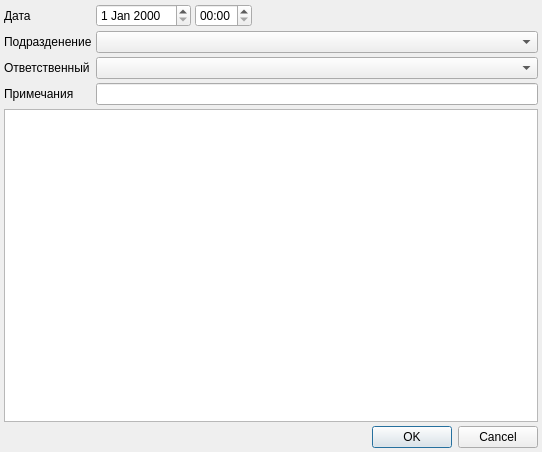
<?xml version="1.0" encoding="UTF-8"?>
<ui version="4.0">
 <class>FinTransferDialog</class>
 <widget class="QDialog" name="FinTransferDialog">
  <property name="geometry">
   <rect>
    <x>0</x>
    <y>0</y>
    <width>542</width>
    <height>452</height>
   </rect>
  </property>
  <property name="windowTitle">
   <string>Акт изменения типа финансирования ЛСиИМН</string>
  </property>
  <layout class="QGridLayout" name="gridLayout">
   <property name="margin">
    <number>4</number>
   </property>
   <property name="spacing">
    <number>4</number>
   </property>
   <item row="0" column="0">
    <widget class="QLabel" name="lblDate">
     <property name="sizePolicy">
      <sizepolicy hsizetype="Maximum" vsizetype="Preferred">
       <horstretch>0</horstretch>
       <verstretch>0</verstretch>
      </sizepolicy>
     </property>
     <property name="text">
      <string>Дата</string>
     </property>
     <property name="buddy">
      <cstring>edtDate</cstring>
     </property>
    </widget>
   </item>
   <item row="0" column="1">
    <widget class="CDateEdit" name="edtDate">
     <property name="sizePolicy">
      <sizepolicy hsizetype="Maximum" vsizetype="Fixed">
       <horstretch>0</horstretch>
       <verstretch>0</verstretch>
      </sizepolicy>
     </property>
    </widget>
   </item>
   <item row="0" column="2">
    <widget class="QTimeEdit" name="edtTime">
     <property name="sizePolicy">
      <sizepolicy hsizetype="Maximum" vsizetype="Fixed">
       <horstretch>0</horstretch>
       <verstretch>0</verstretch>
      </sizepolicy>
     </property>
     <property name="displayFormat">
      <string>HH:mm</string>
     </property>
    </widget>
   </item>
   <item row="1" column="0">
    <widget class="QLabel" name="lblSupplier">
     <property name="sizePolicy">
      <sizepolicy hsizetype="Maximum" vsizetype="Preferred">
       <horstretch>0</horstretch>
       <verstretch>0</verstretch>
      </sizepolicy>
     </property>
     <property name="text">
      <string>Подразденение</string>
     </property>
     <property name="buddy">
      <cstring>cmbSupplier</cstring>
     </property>
    </widget>
   </item>
   <item row="1" column="1" colspan="3">
    <widget class="CStorageComboBox" name="cmbSupplier">
     <property name="sizePolicy">
      <sizepolicy hsizetype="Expanding" vsizetype="Fixed">
       <horstretch>0</horstretch>
       <verstretch>0</verstretch>
      </sizepolicy>
     </property>
    </widget>
   </item>
   <item row="3" column="0">
    <widget class="QLabel" name="lblNote">
     <property name="text">
      <string>Примечания</string>
     </property>
     <property name="buddy">
      <cstring>edtNote</cstring>
     </property>
    </widget>
   </item>
   <item row="3" column="1" colspan="3">
    <widget class="QLineEdit" name="edtNote"/>
   </item>
   <item row="4" column="0" colspan="4">
    <widget class="CInDocTableView" name="tblItems">
     <property name="sizePolicy">
      <sizepolicy hsizetype="Preferred" vsizetype="Expanding">
       <horstretch>0</horstretch>
       <verstretch>0</verstretch>
      </sizepolicy>
     </property>
    </widget>
   </item>
   <item row="5" column="0" colspan="4">
    <widget class="QDialogButtonBox" name="buttonBox">
     <property name="orientation">
      <enum>Qt::Horizontal</enum>
     </property>
     <property name="standardButtons">
      <set>QDialogButtonBox::Cancel|QDialogButtonBox::Ok</set>
     </property>
    </widget>
   </item>
   <item row="2" column="1" colspan="3">
    <widget class="CPersonComboBoxEx" name="cmbSupplierPerson">
     <property name="sizePolicy">
      <sizepolicy hsizetype="Expanding" vsizetype="Fixed">
       <horstretch>0</horstretch>
       <verstretch>0</verstretch>
      </sizepolicy>
     </property>
    </widget>
   </item>
   <item row="2" column="0">
    <widget class="QLabel" name="lblSupplierPerson">
     <property name="text">
      <string>Ответственный</string>
     </property>
     <property name="buddy">
      <cstring>cmbSupplierPerson</cstring>
     </property>
    </widget>
   </item>
  </layout>
 </widget>
 <customwidgets>
  <customwidget>
   <class>CDateEdit</class>
   <extends>QDateEdit</extends>
   <header>library/DateEdit.h</header>
  </customwidget>
  <customwidget>
   <class>CStorageComboBox</class>
   <extends>QComboBox</extends>
   <header>Orgs/OrgStructComboBoxes.h</header>
  </customwidget>
  <customwidget>
   <class>CInDocTableView</class>
   <extends>QTableView</extends>
   <header>library/InDocTable.h</header>
  </customwidget>
  <customwidget>
   <class>CPersonComboBoxEx</class>
   <extends>QComboBox</extends>
   <header>Orgs/PersonComboBoxEx.h</header>
  </customwidget>
 </customwidgets>
 <tabstops>
  <tabstop>edtDate</tabstop>
  <tabstop>edtTime</tabstop>
  <tabstop>cmbSupplier</tabstop>
  <tabstop>cmbSupplierPerson</tabstop>
  <tabstop>edtNote</tabstop>
  <tabstop>tblItems</tabstop>
  <tabstop>buttonBox</tabstop>
 </tabstops>
 <resources/>
 <connections>
  <connection>
   <sender>buttonBox</sender>
   <signal>accepted()</signal>
   <receiver>FinTransferDialog</receiver>
   <slot>accept()</slot>
   <hints>
    <hint type="sourcelabel">
     <x>252</x>
     <y>447</y>
    </hint>
    <hint type="destinationlabel">
     <x>157</x>
     <y>274</y>
    </hint>
   </hints>
  </connection>
  <connection>
   <sender>buttonBox</sender>
   <signal>rejected()</signal>
   <receiver>FinTransferDialog</receiver>
   <slot>reject()</slot>
   <hints>
    <hint type="sourcelabel">
     <x>320</x>
     <y>447</y>
    </hint>
    <hint type="destinationlabel">
     <x>286</x>
     <y>274</y>
    </hint>
   </hints>
  </connection>
 </connections>
</ui>
